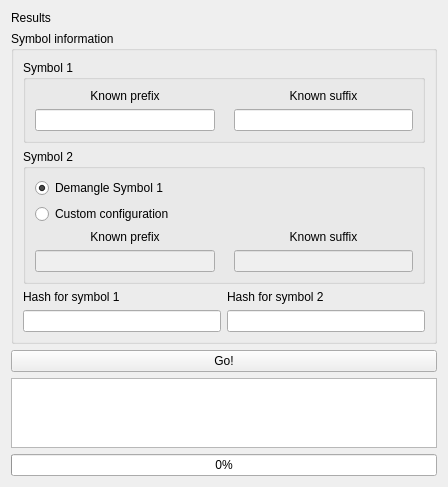
<?xml version="1.0" encoding="UTF-8"?>
<ui version="4.0">
 <class>DictionaryBruteWidget</class>
 <widget class="QWidget" name="DictionaryBruteWidget">
  <property name="geometry">
   <rect>
    <x>0</x>
    <y>0</y>
    <width>448</width>
    <height>449</height>
   </rect>
  </property>
  <property name="windowTitle">
   <string>Form</string>
  </property>
  <layout class="QGridLayout" name="gridLayout">
   <item row="8" column="0">
    <widget class="QProgressBar" name="progressBar">
     <property name="enabled">
      <bool>true</bool>
     </property>
     <property name="value">
      <number>0</number>
     </property>
    </widget>
   </item>
   <item row="5" column="0">
    <widget class="QGroupBox" name="gbSymInfo">
     <property name="title">
      <string>Symbol information</string>
     </property>
     <layout class="QGridLayout" name="gridLayout_5">
      <item row="3" column="1">
       <widget class="QLineEdit" name="hashSym2"/>
      </item>
      <item row="2" column="0">
       <widget class="QLabel" name="lblHash1">
        <property name="text">
         <string>Hash for symbol 1</string>
        </property>
       </widget>
      </item>
      <item row="2" column="1">
       <widget class="QLabel" name="lblHash2">
        <property name="text">
         <string>Hash for symbol 2</string>
        </property>
       </widget>
      </item>
      <item row="3" column="0">
       <widget class="QLineEdit" name="hashSym1"/>
      </item>
      <item row="0" column="0" colspan="2">
       <widget class="QGroupBox" name="gbMangled">
        <property name="title">
         <string>Symbol 1</string>
        </property>
        <layout class="QGridLayout" name="gridLayout_2">
         <item row="1" column="0">
          <widget class="QLineEdit" name="prefixSym1"/>
         </item>
         <item row="1" column="1">
          <widget class="QLabel" name="lblBFPlaceholder1">
           <property name="text">
            <string>&lt;Bruteforce value&gt;</string>
           </property>
          </widget>
         </item>
         <item row="0" column="0">
          <widget class="QLabel" name="lblPrefix1">
           <property name="text">
            <string>Known prefix</string>
           </property>
           <property name="alignment">
            <set>Qt::AlignCenter</set>
           </property>
          </widget>
         </item>
         <item row="1" column="2">
          <widget class="QLineEdit" name="suffixSym1"/>
         </item>
         <item row="0" column="2">
          <widget class="QLabel" name="lblSuffix1">
           <property name="text">
            <string>Known suffix</string>
           </property>
           <property name="alignment">
            <set>Qt::AlignCenter</set>
           </property>
          </widget>
         </item>
        </layout>
       </widget>
      </item>
      <item row="1" column="0" colspan="2">
       <widget class="QGroupBox" name="groupBox">
        <property name="title">
         <string>Symbol 2</string>
        </property>
        <layout class="QGridLayout" name="gridLayout_3">
         <item row="2" column="2">
          <widget class="QLabel" name="lblSuffix2">
           <property name="text">
            <string>Known suffix</string>
           </property>
           <property name="alignment">
            <set>Qt::AlignCenter</set>
           </property>
          </widget>
         </item>
         <item row="0" column="0">
          <widget class="QRadioButton" name="radUseDem">
           <property name="text">
            <string>Demangle Symbol 1</string>
           </property>
           <property name="checked">
            <bool>true</bool>
           </property>
          </widget>
         </item>
         <item row="2" column="0">
          <widget class="QLabel" name="lblPrefix2">
           <property name="text">
            <string>Known prefix</string>
           </property>
           <property name="alignment">
            <set>Qt::AlignCenter</set>
           </property>
          </widget>
         </item>
         <item row="1" column="0">
          <widget class="QRadioButton" name="radUseCustom">
           <property name="text">
            <string>Custom configuration</string>
           </property>
          </widget>
         </item>
         <item row="3" column="1">
          <widget class="QLabel" name="lblBFPlaceholder2">
           <property name="text">
            <string>&lt;Bruteforce value&gt;</string>
           </property>
          </widget>
         </item>
         <item row="3" column="0">
          <widget class="QLineEdit" name="prefixSym2">
           <property name="enabled">
            <bool>false</bool>
           </property>
           <property name="readOnly">
            <bool>false</bool>
           </property>
          </widget>
         </item>
         <item row="3" column="2">
          <widget class="QLineEdit" name="suffixSym2">
           <property name="enabled">
            <bool>false</bool>
           </property>
          </widget>
         </item>
        </layout>
       </widget>
      </item>
     </layout>
    </widget>
   </item>
   <item row="4" column="0">
    <widget class="QLabel" name="lblResults">
     <property name="text">
      <string>Results</string>
     </property>
    </widget>
   </item>
   <item row="7" column="0">
    <widget class="QTextEdit" name="results">
     <property name="readOnly">
      <bool>true</bool>
     </property>
    </widget>
   </item>
   <item row="6" column="0">
    <widget class="QPushButton" name="btnGo">
     <property name="text">
      <string>Go!</string>
     </property>
    </widget>
   </item>
  </layout>
 </widget>
 <tabstops>
  <tabstop>prefixSym1</tabstop>
  <tabstop>suffixSym1</tabstop>
  <tabstop>hashSym1</tabstop>
  <tabstop>hashSym2</tabstop>
  <tabstop>results</tabstop>
 </tabstops>
 <resources/>
 <connections/>
</ui>
